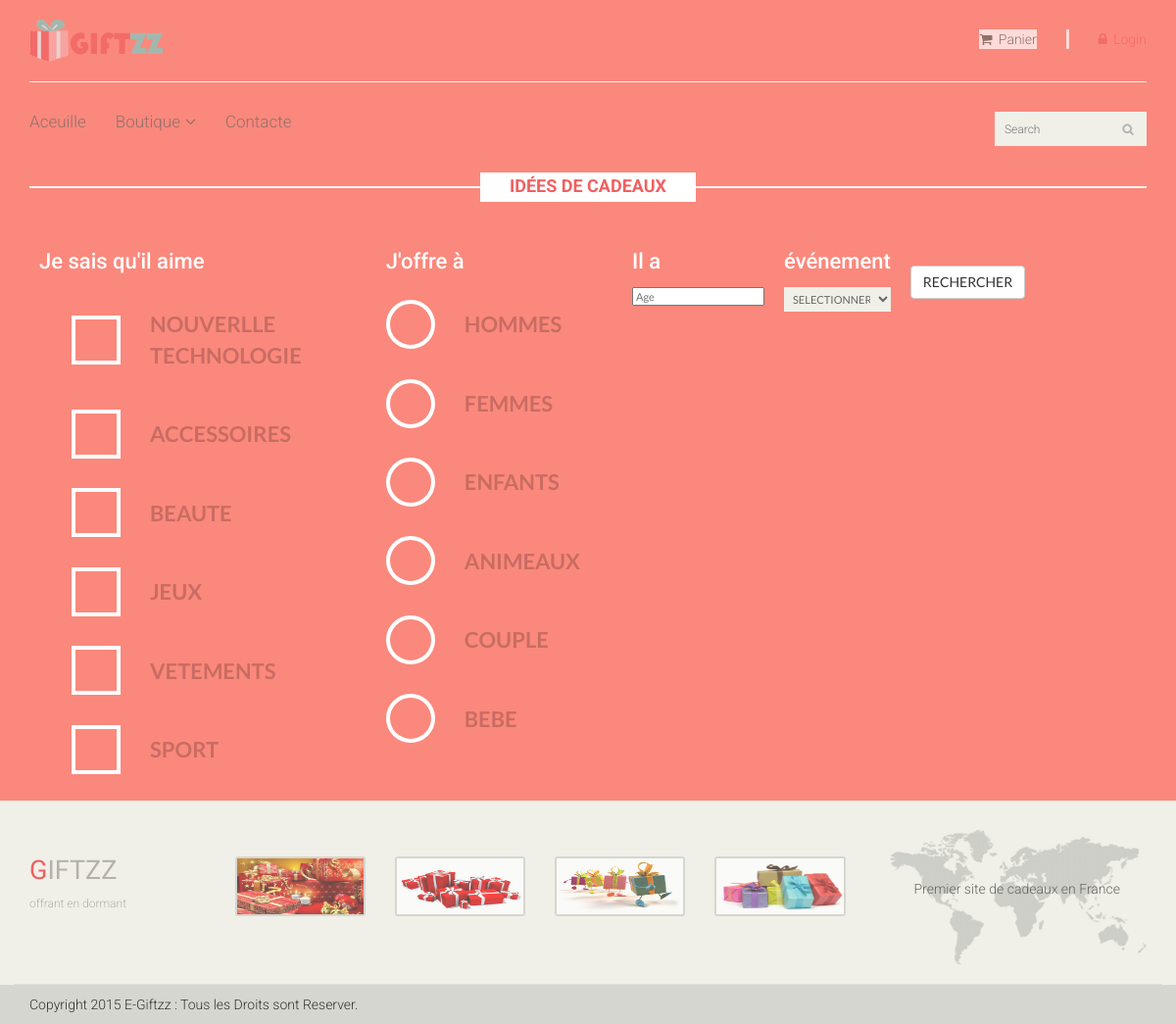
/ideeCadeaux.php, run on the app's committed database.
### tables this page shows
CREATE TABLE IF NOT EXISTS `categorie` (
  `CODE_CAT` varchar(50) NOT NULL,
  `NOM_CAT` varchar(50) DEFAULT NULL,
  PRIMARY KEY (`CODE_CAT`)
);

CREATE TABLE IF NOT EXISTS `destination` (
  `ID_DES` int(11) NOT NULL,
  `NOM_DES` varchar(50) DEFAULT NULL,
  PRIMARY KEY (`ID_DES`)
);

### ideeCadeaux.php (the view, shortened to what this page needs)
<!DOCTYPE html>
<html lang="en">
<head>
    <link href="css/bootstrap.min.css" rel="stylesheet">
	<link href="css/remake.css" rel="stylesheet">
    <link href="css/font-awesome.min.css" rel="stylesheet">
    <link href="css/prettyPhoto.css" rel="stylesheet">
    <link href="css/price-range.css" rel="stylesheet">
    <link href="css/animate.css" rel="stylesheet">
	<link href="css/main.css" rel="stylesheet">
	<link href="css/responsive.css" rel="stylesheet">
	<link rel="stylesheet" type="text/css" href="sweetalert-master/dist/sweetalert.css">
		<link rel="stylesheet" type="text/css" href="AnimatedCheckboxes/css/normalize.css" />
		<link rel="stylesheet" type="text/css" href="AnimatedCheckboxes/css/demo.css" />
		<link rel="stylesheet" type="text/css" href="AnimatedCheckboxes/css/component.css" />
</head>
<body>
	<header id="header">
		<div class="header-middle">
			<div class="container">
				<div class="row">
					<div class="col-sm-4">
						<div class="logo pull-left">
							<a href="index.php?page=1"><img src="images/home/logo.png" alt="" /></a>
						</div>
					</div>
					<?php include('php\header.php');?>
				</div>
			</div>
		</div>
		<div class="header-bottom">
			<div class="container">
				<div class="row">
					<div class="col-sm-9">
						<div class="mainmenu pull-left">
							<ul class="nav navbar-nav collapse navbar-collapse">
								<li><a href="index.php?page=1">Aceuille</a></li>
								<li class="dropdown"><a href="shop.php">Boutique<i class="fa fa-angle-down"></i></a>
                                </li>
								<li><a href="contact-us.php">Contacte</a></li>
							</ul>
						</div>
					</div>
					<div class="col-sm-3">
						<form action="search.php" method="POST">
						<div class="search_box pull-right">
							<input type="text" placeholder="Search" name="search"/>
						</div>
						</form>
					</div>
				</div>
			</div>
		</div>
	</header>
	 <div id="contact-page" class="container">
    	<div class="bg">
	    	<div class="row">
	    		<div class="col-sm-12">
					</div>
				</div>
			</div>
    		<div class="row">
                  <h2 class="title text-center"> IDÉES DE CADEAUX </h2>
	    		<div class="col-sm-8">
				<form method="POST"  action="ideeCadeaux.php">
				<table>
   <tr>
       <td>
	   <?php
$cat="select * from categorie";
$redcat=mysql_query($cat);
?>
	                    <h1>Je sais qu'il aime</h1>
						<div class="ac-custom ac-checkbox ac-cross" autocomplete="off">
						<ul>
						<?php while($lire= mysql_fetch_assoc($redcat)){?>
						<li><input id="cb1" name="check_list[]" type="checkbox" value="<?php echo $lire['NOM_CAT'];?>"><label for="cb1"><?php echo $lire['NOM_CAT'];?></label></li>
						<?php }?>
						</ul>
						</div>
	   </td>
	   <td>
   <div class="ac-custom ac-radio ac-fill" autocomplete="off">
   	   <?php
$des="select * from destination";
$reddes=mysql_query($des);
?>
						<h1>J'offre à</h1>
						<ul>
						<?php while($lire= mysql_fetch_assoc($reddes)){?>
						<li><input id="r1" name="r1" value="<?php echo $lire['NOM_DES'];?>" type="radio"><label for="r1"><?php echo $lire['NOM_DES'];?></label></li>
						<?php }?>
						</ul>
						</div>
	   </td>
	   <td>
	                    <h1>Il a</h1>
						<input type="text" placeholder="Age" name="Age" />
	   </td>
	   <td>
	                     <h1>événement</h1>
						  <select name="evenement" id="webmenu">
					      <option value="SELECTIONNER UN EVENEMENT" selected>SELECTIONNER UN EVENEMENT</option>
                          </select>
	   </td>
	   <td>
	    <br><br><button type="submit" class="btn btn-default" name="rechercher">RECHERCHER</button>
	   </td>
   </tr>
</table>
 </form>
	   		</div>
	    	</div>
    	</div>
	<?php include 'footer.php';?>
</body>
</html>

### css/remake.css (style rules this page uses)
tr { vertical-align: top; }
table { font-size: 11px; }
table td { padding: 10px; }

### css/main.css (style rules this page uses)
body { font-family: 'Roboto', sans-serif; background:; position: relative; font-weight:400px; }
ul li { list-style: none; }
a { -webkit-transition: 300ms; -moz-transition: 300ms; -o-transition: 300ms; transition: 300ms; }
h1, h2, h3, h4, h5, h6 { font-family: 'Roboto', sans-serif; }
.header-middle .container .row { border-bottom: 1px solid #f5f5f5; margin-left: 0; margin-right: 0; padding-bottom: 20px; padding-top: 20px; }
.header-middle .container .row .col-sm-4 { padding-left: 0; }
.header-bottom { padding-bottom: 30px; padding-top: 30px; }
.navbar-collapse.collapse { padding-left: 0; }
.mainmenu ul li { padding-right: 15px; padding-left: 15px; }
.mainmenu ul li:first-child { padding-left: 0px; }
.mainmenu ul li a { color: #696763; font-family: 'Roboto', sans-serif; font-size: 17px; font-weight: 300; padding: 0; padding-bottom: 10px; }
.search_box input { background: #F0F0E9; border: medium none; color: #B2B2B2; font-family: 'roboto'; font-size: 12px; font-weight: 300; height: 35px; outline: medium none; padding-left: 10px; width: 155px; background-image: url(../images/home/searchicon.png); background-repeat: no-repeat; background-position: 130px; }
.fa-angle-down { padding-left: 5px; }
.left-sidebar h2:after, h2.title:after { content: " "; position: absolute; border: 1px solid #f5f5f5; bottom:8px; left: 0; width: 100%; height: 0; z-index: -2; }
h2.title:before { content: " "; position: absolute; background: #fff; bottom: -6px; width: 220px; height: 30px; z-index: -1; left: 50%; margin-left: -110px; }
h2.title { color: #f06060; font-family: 'Roboto', sans-serif; font-size: 18px; font-weight: 700; margin: 0 15px; text-transform: uppercase; margin-bottom: 30px; position: relative; }
.user_info input, select, textarea { background: #F0F0E9; border:0; color: #696763; padding: 5px; width: 100%; border-radius: 0; resize: none }

### data on the page
categorie: NOM_CAT "NOUVERLLE TECHNOLOGIE"
categorie: NOM_CAT "ACCESSOIRES"
categorie: NOM_CAT "BEAUTE"
categorie: NOM_CAT "JEUX"
categorie: NOM_CAT "VETEMENTS"
categorie: NOM_CAT "SPORT"
destination: NOM_DES "HOMMES"
destination: NOM_DES "FEMMES"
destination: NOM_DES "ENFANTS"
destination: NOM_DES "ANIMEAUX"
destination: NOM_DES "COUPLE"
destination: NOM_DES "BEBE"
